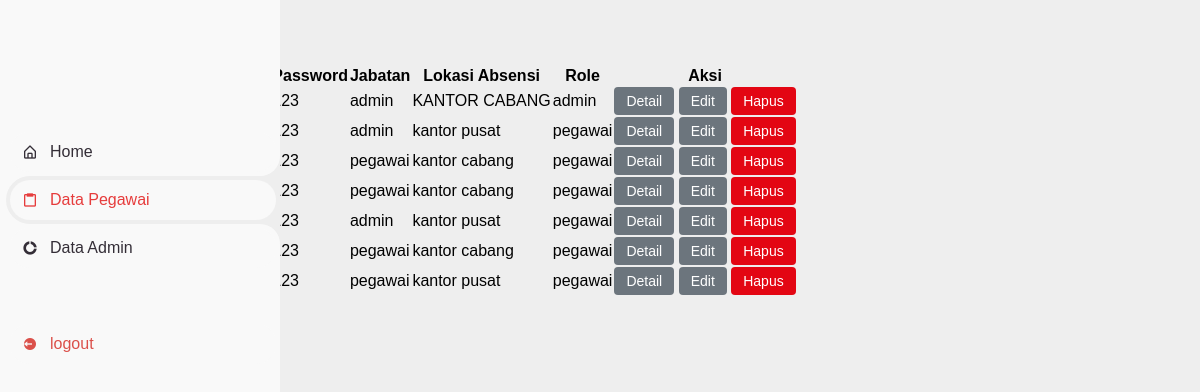
The app's page /admin/data_pegawai/pegawai.php (signed in) with its own data.
### tables this page shows
CREATE TABLE `user` (
  `id` int(11) NOT NULL,
  `id_pegawai` int(11) NOT NULL,
  `username` varchar(225) NOT NULL,
  `password` varchar(50) NOT NULL,
  `status` varchar(20) NOT NULL,
  `role` varchar(20) NOT NULL
);

CREATE TABLE `pegawai` (
  `id` int(11) NOT NULL,
  `nip` varchar(50) NOT NULL,
  `nama` varchar(50) NOT NULL,
  `jenis_kelamin` varchar(50) NOT NULL,
  `alamat` varchar(225) NOT NULL,
  `no_hp` varchar(20) NOT NULL,
  `jabatan` varchar(20) NOT NULL,
  `lokasi_presensi` varchar(225) NOT NULL,
  `foto` varchar(50) NOT NULL
);

### admin/data_pegawai/pegawai.php (the view, shortened to what this page needs)
<?php
require_once("../../config.php");
$result = mysqli_query($connection, "SELECT user.id_pegawai, user.username, user.password, user.status, user.role, pegawai.* FROM user JOIN pegawai ON user.id_pegawai = pegawai.id"); ?>
<!DOCTYPE html>
<html lang="en">
<head>
    <link href='https://unpkg.com/boxicons@2.0.9/css/boxicons.min.css' rel='stylesheet'>
    <link rel="stylesheet" href="../../assets/css/style.css">
</head>
<body>
    <section id="sidebar"> <a href="#" class="brand">
        </a>
        <ul class="side-menu top">
            <li>
                <a href="../home/home.php">
                    <i class='bx bx-home-alt'></i>
                    <span class="text">Home</span>
                </a>
            </li>
            <li class="active">
                <a href="pegawai.php">
                    <i class='bx bx-clipboard'></i>
                    <span class="text">Data Pegawai</span>
                </a>
            </li>
            <li class="has-submenu">
                <a href="#">
                    <i class='bx bxs-doughnut-chart'></i>
                    <span class="text"> Data Admin</span>
                </a>
            </li>
            <ul class="side-menu">
                <li>
                    <a href="../../login/logout.php" class="logout">
                        <i class='bx bxs-log-out-circle'></i>
                        <span class="text">logout</span>
                    </a>
                </li>
            </ul>
    </section>
    <?php include("../layout/navbar.php"); ?>
    <main>
        <div class="head-title">
            <div class="left">
                <h1>Data Pegawai</h1>
            </div>
        </div>
        <a href="tambah.php" class="btn-edit"><span class="text"><i class='bx bxs-user-plus'></i>Tambah data </span></a>
        <div class="table-data">
            <div class="order">
                <div class="head">
                    <table>
                        <thead>
                            <tr>
                                <th>No</th>
                                <th>Nip</th>
                                <th>Nama</th>
                                <th>Username</th>
                                <th>Password</th>
                                <th>Jabatan</th>
                                <th> Lokasi Absensi</th>
                                <th>Role</th>
                                <th>Aksi</th>
                            </tr>
                        </thead>
                        <tbody>
                            <?php if (mysqli_num_rows($result) === 0) : ?>
                                <tr>
                                    <td colspan="9">Maaf data masih kosong</td>
                                </tr>
                            <?php else: ?>
                                <?php $no = 1; ?>
                                <?php while ($pegawai = mysqli_fetch_array($result)) : ?>
                                    <tr>
                                        <td class="text-center"><?= $no++ ?></td>
                                        <td><?= $pegawai['nip'] ?></td>
                                        <td><?= $pegawai['nama'] ?></td>
                                        <td><?= $pegawai['username'] ?></td>
                                        <td><?= $pegawai['password'] ?></td>
                                        <td><?= $pegawai['jabatan'] ?></td>
                                        <td><?= $pegawai['lokasi_presensi'] ?></td>
                                        <td><?= $pegawai['role'] ?></td>
                                        <td class="text-center">
                                            <a href="detail.php?id=<?= $pegawai['id'] ?>" class="btn-edit">Detail</a>
                                            <a href="edit.php?id=<?= $pegawai['id'] ?>" class="btn-edit">Edit</a>
                                            <a href="hapus.php?id=<?= $pegawai['id'] ?>" class="btn-delete">Hapus</a>
                                        </td>
                                    </tr>
                                <?php endwhile; ?>
                            <?php endif; ?>
                        </tbody>
                    </table>
                </div>
            </div>
        </div>
    </main>
</body>
</html>

### assets/css/style.css (style rules this page uses)
* { margin: 0; padding: 0; box-sizing: border-box; font-family: "Arial", sans-serif; }
a { text-decoration: none; }
li { list-style: none; }
:root { --poppins: "Poppins", sans-serif; --lato: "Lato", sans-serif; --light: #f9f9f9; --blue: #e63c3c; --light-blue: #cfe8ff; --grey: #eee; --dark-grey: #aaaaaa; --dark: #342e37; --red: #db504a; --yellow: #ffce26; --light-yellow: #fff2c6; --orange: #fd7238; --light-orange: #ffe0d3; }
html { overflow-x: hidden; }
body { font-family: "Arial", sans-serif; height: 100vh; display: flex; background: var(--grey); overflow-x: hidden; display: flex; }
.text { margin-right: 1px; }
h1 { text-shadow: 0 4px 6px rgba(0, 0, 0, 0.151); }
#sidebar { position: fixed; top: 0; left: 0; width: 280px; height: 100%; background: var(--light); z-index: 2000; font-family: var(--lato); transition: 0.3s ease; overflow-x: hidden; scrollbar-width: none; }
#sidebar .brand { font-size: 24px; text-indent: 40px; font-weight: 700; height: 56px; display: flex; align-items: center; color: var(--blue); position: sticky; top: 0; left: 20px; background: var(--light); z-index: 500; padding-bottom: 20px; box-sizing: content-box; }
#sidebar .side-menu { width: 100%; margin-top: 48px; }
#sidebar .side-menu li { height: 48px; background: transparent; margin-left: 6px; border-radius: 48px 0 0 48px; padding: 4px; }
#sidebar .side-menu li.active { background: var(--grey); position: relative; }
#sidebar .side-menu li.active::before { content: ""; position: absolute; width: 40px; height: 40px; border-radius: 50%; top: -40px; right: 0; box-shadow: 20px 20px 0 var(--grey); z-index: -1; }
#sidebar .side-menu li.active::after { content: ""; position: absolute; width: 40px; height: 40px; border-radius: 50%; bottom: -40px; right: 0; box-shadow: 20px -20px 0 var(--grey); z-index: -1; }
#sidebar .side-menu li a { width: 100%; height: 100%; background: var(--light); display: flex; align-items: center; border-radius: 48px; font-size: 16px; color: var(--dark); white-space: nowrap; overflow-x: hidden; }
#sidebar .side-menu.top li.active a { color: var(--blue); }
#sidebar .side-menu li a.logout { color: var(--red); }
#sidebar .side-menu li a .bx { min-width: calc(60px - ((4px + 6px) * 2)); display: flex; justify-content: center; }
#sidebar .side-menu li.has-submenu { position: relative; }
.btn-edit, .btn-delete { padding: 6px 12px; border-radius: 4px; text-decoration: none; color: #fff; font-size: 14px; transition: 0.3s; display: inline-block; border: none; }
.btn-edit { background-color: #6c757d; }
.btn-delete { background-color: #e30613; }
#sidebar .brand { font-size: 24px; font-weight: 700; height: 80px; display: flex; align-items: center; justify-content: center; padding: 0 1.5rem; color: var(--dark); position: sticky; top: 0; left: 0; z-index: 500; }

### records on screen
user: password "123", id_pegawai.jabatan "admin", id_pegawai.lokasi_presensi "KANTOR CABANG", role "admin"
user: password "123", id_pegawai.jabatan "admin", id_pegawai.lokasi_presensi "kantor pusat", role "pegawai"
user: password "123", id_pegawai.jabatan "pegawai", id_pegawai.lokasi_presensi "kantor cabang", role "pegawai"
user: password "123", id_pegawai.jabatan "pegawai", id_pegawai.lokasi_presensi "kantor cabang", role "pegawai"
user: password "123", id_pegawai.jabatan "admin", id_pegawai.lokasi_presensi "kantor pusat", role "pegawai"
user: password "123", id_pegawai.jabatan "pegawai", id_pegawai.lokasi_presensi "kantor cabang", role "pegawai"
user: password "123", id_pegawai.jabatan "pegawai", id_pegawai.lokasi_presensi "kantor pusat", role "pegawai"
